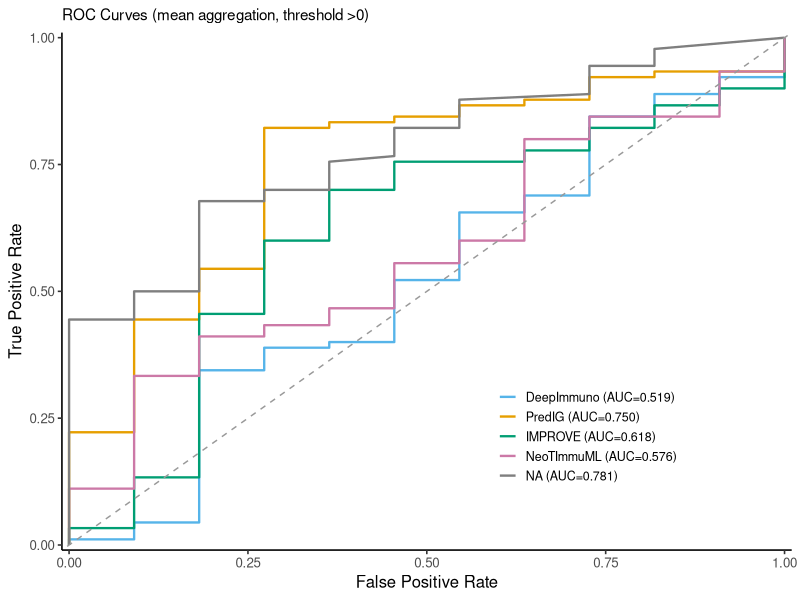
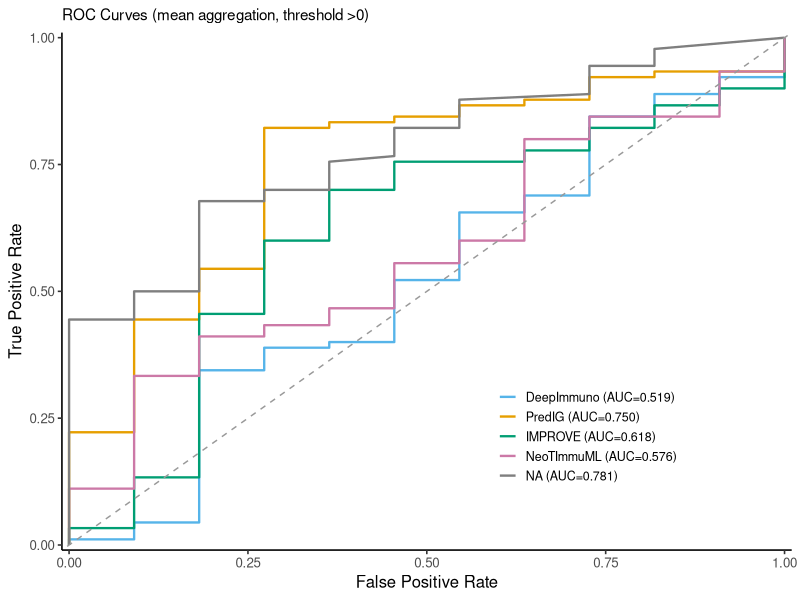
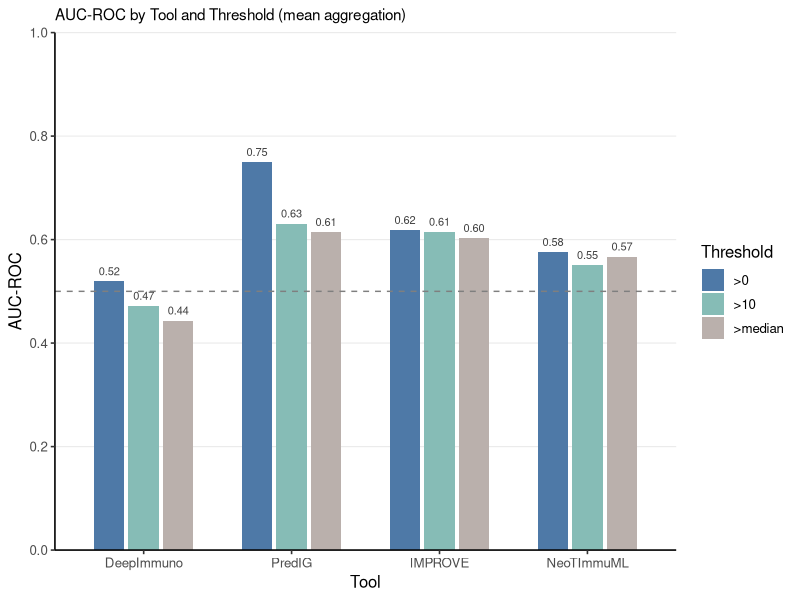
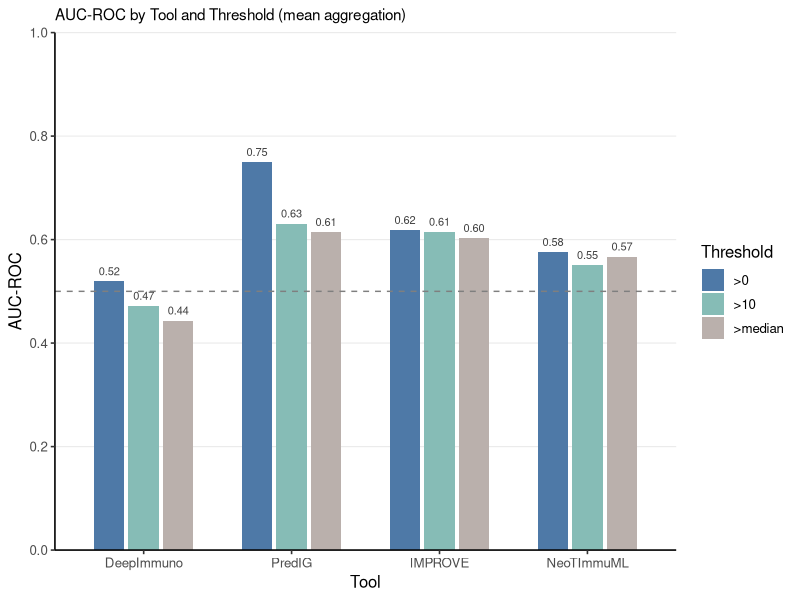
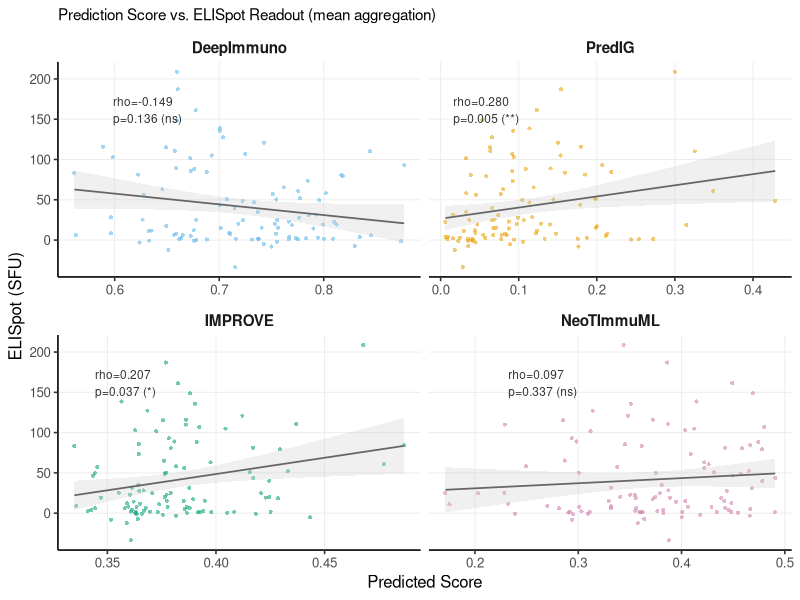
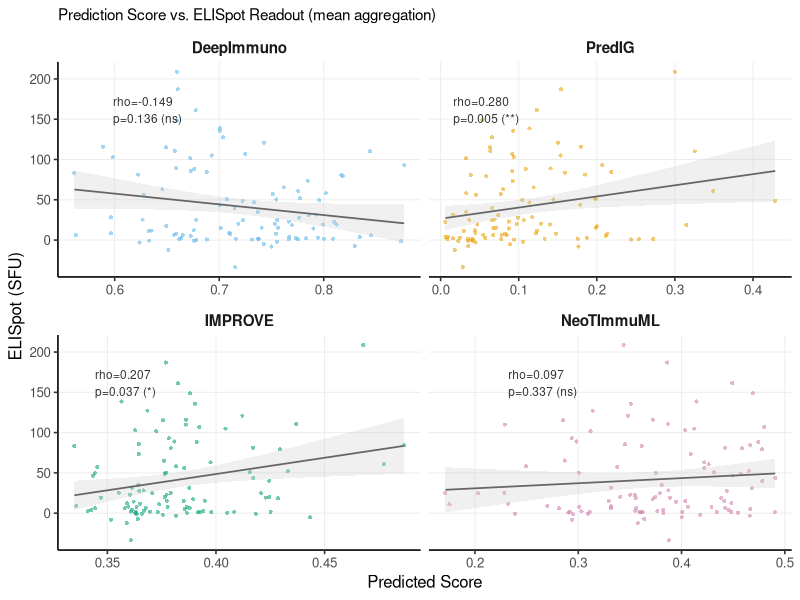
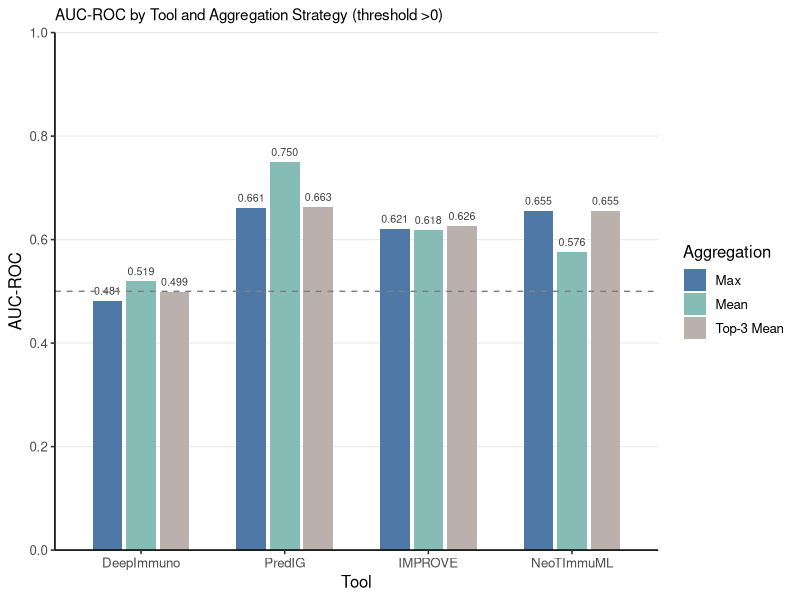
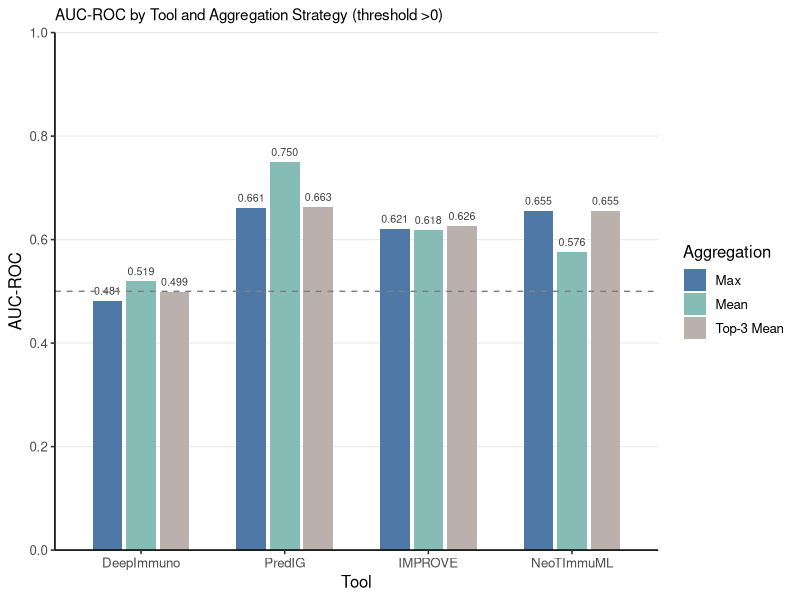

Write R code to recreate these figures, in order.
# plot_benchmark_v3.R
# 服务: quantimmu-bench — 克制专业版 (v3)
# 风格: theme_classic, Okabe-Ito 色盲安全调色板, 去掉炫技元素
# 功能: 5 张图，全用常规画法
#   fig1_roc_v3      — ROC 折线
#   fig2_bar_v3      — 阈值对比分组柱状图
#   fig3_scatter_v3  — score vs Elispot 散点 facet + lm
#   fig4_bar_v3      — 聚合对比分组柱状图
#   fig5_heatmap_v3  — AUC 热图 (geom_tile, 单色 Blues)
# 输出: analysis/figures_R_v3/ (.png dpi=300 + .pdf)
# 运行: E:\R-4.3.3\bin\Rscript.exe plot_benchmark_v3.R
#       (从 analysis/ 目录运行，或双击后自动定位)

# ── 0. 定位工作目录 ──────────────────────────────────────────────────────────────
script_path <- tryCatch({
  args <- commandArgs(trailingOnly = FALSE)
  ff   <- grep("--file=", args, value = TRUE)
  if (length(ff) > 0) normalizePath(sub("--file=", "", ff[1])) else NA_character_
}, error = function(e) NA_character_)

ANLYS_DIR <- if (!is.na(script_path) && nchar(script_path) > 0) {
  dirname(script_path)
} else {
  "D:/YJ-Agent/project/meeting/QuantImmuBench/analysis"
}
setwd(ANLYS_DIR)
cat("Working dir:", getwd(), "\n")

# ── 1. 安装 / 加载包 ─────────────────────────────────────────────────────────────
# v3 不依赖 ggsci（颜色手写 Okabe-Ito hex）
pkgs <- c("ggplot2", "dplyr", "tidyr", "readr", "scales")
for (p in pkgs) {
  if (!requireNamespace(p, quietly = TRUE)) {
    install.packages(p, repos = "https://cloud.r-project.org", quiet = TRUE)
  }
  library(p, character.only = TRUE)
}

# ── 2. Okabe-Ito 色盲安全调色板（4 工具）───────────────────────────────────────
# 原始 Okabe-Ito 8 色；取其中柔和可区分的 4 色
OI_COLORS <- c(
  "DeepImmuno" = "#56B4E9",  # sky blue
  "PredIG"     = "#E69F00",  # orange
  "IMPROVE"    = "#009E73",  # green
  "NeoTImmuML" = "#CC79A7"   # mauve/purple
)

# 工具顺序
TOOL_ORDER <- c("DeepImmuno", "PredIG", "IMPROVE", "NeoTImmuML")

# ── 3. 读数据 ────────────────────────────────────────────────────────────────────
df_metrics <- read_csv("metrics_ds2.csv", show_col_types = FALSE) |>
  mutate(Tool = factor(Tool, levels = TOOL_ORDER))

df_roc <- read_csv("plotdata_roc.csv", show_col_types = FALSE) |>
  mutate(Tool = factor(Tool, levels = TOOL_ORDER))

df_pep <- read_csv("plotdata_perpep.csv", show_col_types = FALSE) |>
  mutate(Tool = factor(Tool, levels = TOOL_ORDER))

# ── 4. 输出目录 ──────────────────────────────────────────────────────────────────
OUT_DIR <- "figures_R_v3"
dir.create(OUT_DIR, showWarnings = FALSE, recursive = TRUE)

# 统一保存函数：同时输出 png + pdf
save_fig <- function(p, name, width = 7, height = 5) {
  png_path <- file.path(OUT_DIR, paste0(name, ".png"))
  pdf_path <- file.path(OUT_DIR, paste0(name, ".pdf"))
  ggsave(png_path, plot = p, width = width, height = height, dpi = 300, bg = "white")
  ggsave(pdf_path, plot = p, width = width, height = height)
  cat("Saved:", png_path, "\n")
  cat("Saved:", pdf_path, "\n")
}

# ── 5. fig1_roc_v3: ROC 折线 ────────────────────────────────────────────────────
# 每工具取 max 聚合 + >0 阈值（最常报的标准 ROC）
# auc 标签来自 df_roc 中每行的 auc 列（常数，取唯一值即可）
df_roc_plot <- df_roc |>
  filter(Aggregation == "mean", Threshold == ">0")

auc_labels <- df_roc_plot |>
  group_by(Tool) |>
  summarise(auc = unique(auc), .groups = "drop") |>
  mutate(label = paste0(Tool, " (AUC=", sprintf("%.3f", auc), ")"))

# 构建图例 label 映射
legend_labels <- setNames(auc_labels$label, as.character(auc_labels$Tool))

fig1 <- ggplot(df_roc_plot, aes(x = fpr, y = tpr, color = Tool)) +
  geom_line(linewidth = 0.8) +
  geom_abline(slope = 1, intercept = 0, linetype = "dashed",
              color = "grey60", linewidth = 0.5) +
  scale_color_manual(values = OI_COLORS, labels = legend_labels) +
  scale_x_continuous(limits = c(0, 1), expand = c(0.01, 0)) +
  scale_y_continuous(limits = c(0, 1), expand = c(0.01, 0)) +
  labs(
    title = "ROC Curves (mean aggregation, threshold >0)",
    x     = "False Positive Rate",
    y     = "True Positive Rate",
    color = NULL
  ) +
  theme_classic(base_size = 12) +
  theme(
    legend.position   = c(0.72, 0.22),
    legend.background = element_rect(fill = "white", color = NA),
    legend.key.size   = unit(0.5, "cm"),
    legend.text       = element_text(size = 9),
    plot.title        = element_text(size = 11, face = "plain")
  )

save_fig(fig1, "fig1_roc_v3", width = 6, height = 5)

# ── 6. fig2_bar_v3: 阈值对比分组柱状图 ─────────────────────────────────────────
# x=工具, fill=Threshold, dodge, y=AUC_ROC
# 取 mean 聚合（单一聚合减少混乱）
df_thr <- df_metrics |>
  filter(Aggregation == "mean") |>
  mutate(Threshold = factor(Threshold, levels = c(">0", ">10", ">median")))

# 柱顶标注
df_thr_lab <- df_thr |>
  mutate(label = sprintf("%.2f", AUC_ROC))

# Threshold 对应的柔和灰阶色
THR_COLORS <- c(">0" = "#4E79A7", ">10" = "#86BCB6", ">median" = "#BAB0AC")

fig2 <- ggplot(df_thr, aes(x = Tool, y = AUC_ROC, fill = Threshold)) +
  geom_col(position = position_dodge(width = 0.7), width = 0.62) +
  geom_text(data = df_thr_lab,
            aes(label = label, y = AUC_ROC + 0.012),
            position = position_dodge(width = 0.7),
            size = 2.8, color = "grey25", vjust = 0) +
  geom_hline(yintercept = 0.5, linetype = "dashed", color = "grey50", linewidth = 0.5) +
  scale_fill_manual(values = THR_COLORS) +
  scale_y_continuous(limits = c(0, 1.0), expand = c(0, 0),
                     breaks = seq(0, 1, 0.2)) +
  labs(
    title = "AUC-ROC by Tool and Threshold (mean aggregation)",
    x     = "Tool",
    y     = "AUC-ROC",
    fill  = "Threshold"
  ) +
  theme_classic(base_size = 12) +
  theme(
    legend.position = "right",
    panel.grid.major.y = element_line(color = "grey92", linewidth = 0.4),
    plot.title = element_text(size = 11, face = "plain")
  )

save_fig(fig2, "fig2_bar_v3", width = 7, height = 5)

# ── 7. fig3_scatter_v3: score vs Elispot 散点 facet ────────────────────────────
# 取 mean 聚合；点低饱和+透明；lm 趋势线细灰带；角标 rho/p
df_scatter <- df_pep |>
  filter(Aggregation == "mean")

# Spearman rho/p 每工具唯一（来自 metrics，取 mean 聚合任一阈值均一样）
df_anno <- df_metrics |>
  filter(Aggregation == "mean", Threshold == ">0") |>
  select(Tool, Spearman_rho, Spearman_pval) |>
  mutate(
    sig_star = case_when(
      Spearman_pval < 0.001 ~ "***",
      Spearman_pval < 0.01  ~ "**",
      Spearman_pval < 0.05  ~ "*",
      TRUE                  ~ "ns"
    ),
    label = paste0("rho=", sprintf("%.3f", Spearman_rho),
                   "\np=",  sprintf("%.3f", Spearman_pval),
                   " (", sig_star, ")")
  )

# 确定每 facet 角标位置（x=max, y=min 区域）
df_pos <- df_scatter |>
  group_by(Tool) |>
  summarise(
    x_pos = quantile(score, 0.05, na.rm = TRUE),
    y_pos = max(Elispot, na.rm = TRUE) * 0.85,
    .groups = "drop"
  ) |>
  left_join(df_anno, by = "Tool")

fig3 <- ggplot(df_scatter, aes(x = score, y = Elispot)) +
  geom_point(aes(color = Tool), alpha = 0.55, size = 1.4, stroke = 0) +
  geom_smooth(method = "lm", formula = y ~ x,
              color = "grey40", fill = "grey80", linewidth = 0.6, alpha = 0.3) +
  geom_text(data = df_pos,
            aes(x = x_pos, y = y_pos, label = label),
            hjust = 0, vjust = 1, size = 3, color = "grey20", lineheight = 1.2) +
  facet_wrap(~Tool, scales = "free_x", nrow = 2) +
  scale_color_manual(values = OI_COLORS, guide = "none") +
  labs(
    title = "Prediction Score vs. ELISpot Readout (mean aggregation)",
    x     = "Predicted Score",
    y     = "ELISpot (SFU)"
  ) +
  theme_classic(base_size = 12) +
  theme(
    strip.background = element_blank(),
    strip.text       = element_text(size = 11, face = "bold"),
    panel.grid.major = element_line(color = "grey93", linewidth = 0.35),
    plot.title       = element_text(size = 11, face = "plain")
  )

save_fig(fig3, "fig3_scatter_v3", width = 8, height = 6)

# ── 8. fig4_bar_v3: 聚合对比分组柱状图 ─────────────────────────────────────────
# x=工具, fill=Aggregation (max/mean/top3mean), y=AUC_ROC
# 取 threshold >0（最宽松，样本量最大）
df_agg <- df_metrics |>
  filter(Threshold == ">0") |>
  mutate(Aggregation = factor(Aggregation, levels = c("max", "mean", "top3mean")))

AGG_COLORS <- c("max" = "#4E79A7", "mean" = "#86BCB6", "top3mean" = "#BAB0AC")

df_agg_lab <- df_agg |>
  mutate(label = sprintf("%.3f", AUC_ROC))

fig4 <- ggplot(df_agg, aes(x = Tool, y = AUC_ROC, fill = Aggregation)) +
  geom_col(position = position_dodge(width = 0.7), width = 0.62) +
  geom_text(data = df_agg_lab,
            aes(label = label, y = AUC_ROC + 0.012),
            position = position_dodge(width = 0.7),
            size = 2.7, color = "grey25", vjust = 0) +
  geom_hline(yintercept = 0.5, linetype = "dashed", color = "grey50", linewidth = 0.5) +
  scale_fill_manual(values = AGG_COLORS,
                    labels = c("max" = "Max", "mean" = "Mean", "top3mean" = "Top-3 Mean")) +
  scale_y_continuous(limits = c(0, 1.0), expand = c(0, 0),
                     breaks = seq(0, 1, 0.2)) +
  labs(
    title = "AUC-ROC by Tool and Aggregation Strategy (threshold >0)",
    x     = "Tool",
    y     = "AUC-ROC",
    fill  = "Aggregation"
  ) +
  theme_classic(base_size = 12) +
  theme(
    legend.position    = "right",
    panel.grid.major.y = element_line(color = "grey92", linewidth = 0.4),
    plot.title         = element_text(size = 11, face = "plain")
  )

save_fig(fig4, "fig4_bar_v3", width = 7, height = 5)

# ── 9. fig5_heatmap_v3: 工具×阈值 AUC 热图 ─────────────────────────────────────
# 取 mean 聚合；fill = AUC_ROC；单色系 Blues；格内标数值
df_heat <- df_metrics |>
  filter(Aggregation == "mean") |>
  mutate(
    Threshold = factor(Threshold, levels = c(">0", ">10", ">median")),
    Tool      = factor(Tool, levels = rev(TOOL_ORDER))   # 热图 y 轴从上到下
  )

# 文字颜色自适应（浅色背景用黑、深色背景用白）
# 分界: AUC > 0.65 时格子较深，用白字；否则黑字
df_heat <- df_heat |>
  mutate(text_color = ifelse(AUC_ROC > 0.65, "white", "grey15"))

fig5 <- ggplot(df_heat, aes(x = Threshold, y = Tool, fill = AUC_ROC)) +
  geom_tile(color = "white", linewidth = 0.8) +
  geom_text(aes(label = sprintf("%.3f", AUC_ROC), color = text_color),
            size = 3.8, fontface = "plain") +
  scale_fill_distiller(palette = "Blues", direction = 1,
                       limits = c(0.40, 0.80),
                       name   = "AUC-ROC") +
  scale_color_identity() +
  scale_x_discrete(expand = c(0, 0)) +
  scale_y_discrete(expand = c(0, 0)) +
  labs(
    title = "AUC-ROC Heatmap: Tool x Threshold (mean aggregation)",
    x     = "Threshold",
    y     = "Tool"
  ) +
  theme_classic(base_size = 12) +
  theme(
    axis.line        = element_blank(),
    axis.ticks       = element_blank(),
    panel.border     = element_rect(color = "grey70", fill = NA, linewidth = 0.6),
    legend.position  = "right",
    legend.key.width = unit(0.4, "cm"),
    plot.title       = element_text(size = 11, face = "plain")
  )

save_fig(fig5, "fig5_heatmap_v3", width = 6, height = 4)

# ── 10. 完成 ─────────────────────────────────────────────────────────────────────
cat("\n=== plot_benchmark_v3.R done ===\n")
cat("Output:", file.path(ANLYS_DIR, OUT_DIR), "\n")
cat("Figures: fig1_roc_v3, fig2_bar_v3, fig3_scatter_v3, fig4_bar_v3, fig5_heatmap_v3\n")
